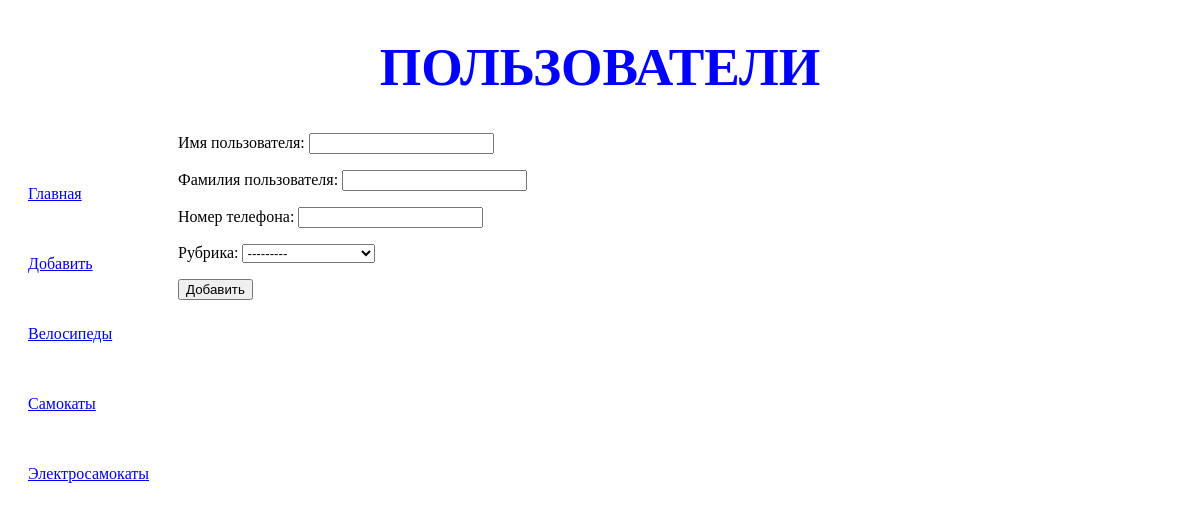
/transport/add/, run on the app's committed database.
### transport/models.py (models this page shows)
class Rubric(models.Model):
    name = models.CharField(max_length=20, db_index=True, verbose_name='Название')
    def __str__(self):
        return self.name
    class Meta:
        verbose_name_plural = 'Рубрики'
        verbose_name = 'Рубрика'
        ordering = ['name']

### transport/views.py (the view)
# urls.py: path('add/', UserCreateView.as_view(), name='add'),
class UserCreateView(CreateView):
    template_name = 'transport/create.html'
    form_class = UserForm
    success_url = reverse_lazy('index')
    def get_context_data(self, **kwargs):
        context = super().get_context_data(**kwargs)
        context['rubrics'] = Rubric.objects.all()
        return context

### transport/forms.py
class UserForm(ModelForm):
    class Meta:
        model = User
        fields = ('user_name', 'user_surname', 'user_number', 'rubric')

### transport/templates/transport/create.html (shortened to what this page needs)
{% extends 'layout/basic.html' %}
{% block content %}
   <form method="post">
       {{ form.as_p }}
       <input type="submit" value="Добавить">
   </form>
{% endblock %}

### transport/templates/layout/basic.html (shortened to what this page needs)
{% load static %}
<!DOCTYPE html>
<html lang="en">
<head>
    <link rel="stylesheet" type="text/css"
    href="{% static 'transport/style.css' %}">
</head>
<body>
   <header>
       <h1>Пользователи</h1>
   </header>
   <nav>
       <a href="{% url 'index' %}">Главная</a>
       <a href="{% url 'add' %}">Добавить</a>
       {% for rubric in rubrics %}
       <a href="{% url 'by_rubric' rubric.pk %}">{{ rubric.name }}</a>
       {% endfor %}
   </nav>
   <section>
       {% block content %}
       {% endblock %}
   </section>
</body>
</html>

### transport/static/transport/style.css (style rules this page uses)
header h1 { font-size: 40pt; text-transform: uppercase; text-align: center; color: blue; }
nav { font-size: 16 pt; width: 150px; float: left; }
nav a { display: block; margin: 52px 20px; }
section { margin-left: 170px; }

### data on the page
Rubric: name "Велосипеды"
Rubric: name "Самокаты"
Rubric: name "Электросамокаты"
